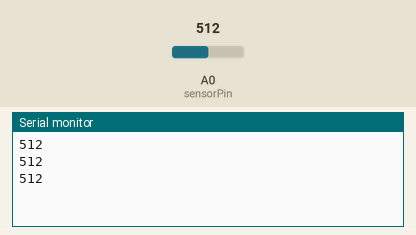
A sketch run on a simulated Arduino Uno, built with avr-gcc and run on an emulated ATmega328P. Parts: the last lines printed to the serial monitor. The inputs (shaded band) are chosen by the test bench; at power-on: A0 (sensorPin) = 512.

Above: at 1.2 s.
1.3 s: A0 (sensorPin) set to 716
At 1.86 s:
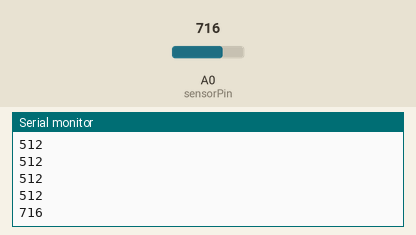
2.8 s: A0 (sensorPin) set to 900
At 3.06 s:
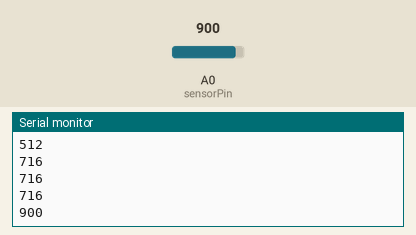
Timing chart, 0 to 5.8 s (numbered marks = the images above; inputs shaded):
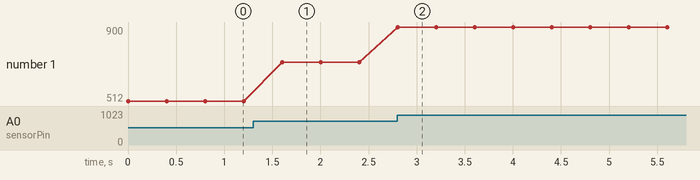

Measured:
- after the input at 1.3 s, the serial monitor: prints a new line after 0.30 s (image 1)
- after the input at 2.8 s, the serial monitor: prints a new line at once (image 2)
- plotted number 1: 512 → 716 after the input at 1.3 s, 716 → 900 after the input at 2.8 s

The sketch:

PressureSensor.ino
```cpp
// Pin 1 (notch) - Analog output
// Pin 2 - Gnd
// Pin 3 - 5V


int sensorPin = A0;    // Select input pin for the potentiometer
int sensorValue = 0;   // Variable stores value coming from the sensor

void setup() {
  Serial.begin(9600);
}

void loop() {
  sensorValue = analogRead(sensorPin);  // Read sensor
  Serial.println(sensorValue, DEC);     // Display result
  delay(400); 	    // Wait 400 milliseconds
}
```
